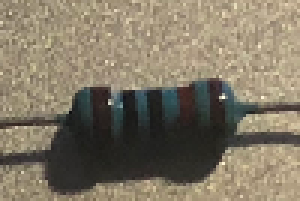
#> input picture test.png, 100 x 67 px, given in place of 3 BROWN BLACK BLACK ORANGE BROWN.jpg, which was not available (shown 3 times larger)
$ python create_images.py
#> lines starting #> are read from the running program, lines starting #| are printed output that depends on the picture; after the words box and inside, x2 and y2 are one past the last pixel; in counts of white or black regions, pixels touching at a corner belong together; pictures that were not available may be replaced by others from this repository, and a replacement may not be noted
### preprocess_pipe.py
import cv2
import numpy as np
from util import *
import sys

#Image of resistor

def pipeline(img_path):

    frame = cv2.imread(img_path, 1)
#> frame is the input picture: shape (67, 100, 3); mean B, G, R 101.2, 119.7, 129.5

    hue = [29.136690647482013, 114.29541595925298]
    sat = [107.77877697841727, 255.0]
    val = [64.20863309352518, 255.0]

    cv2.imshow("contours data", frame)
    cv2.waitKey(0)

    out = cv2.cvtColor(frame, cv2.COLOR_BGR2HSV)
#> out: shape (67, 100, 3); mean H, S, V 25.5, 54.7, 130.5
    cv2.imshow("contours data", out)
    cv2.waitKey(0)
    filtered = cv2.inRange(out, (hue[0], sat[0], val[0]),  (hue[1], sat[1], val[1]))
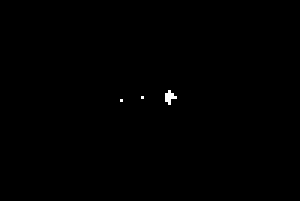
#> filtered: shape (67, 100) (shown 3 times larger); 0.19% white in thin lines or dots, all inside (x1, y1, x2, y2) = (40, 30, 59, 35)
    cv2.imshow("contours data", filtered)
    cv2.waitKey(0)

    """
    c, hierarchy = cv2.findContours(filtered, cv2.RETR_TREE, cv2.CHAIN_APPROX_SIMPLE)
    thresh2Color = cv2.cvtColor(filtered, cv2.COLOR_GRAY2RGB)
    cv2.drawContours(thresh2Color, c, -1, (0, 255, 0), 2)

    cv2.imshow("contours data", thresh2Color)
    cv2.waitKey(0)

    # calculate moments of binary image
    M = cv2.moments(filtered)

    # calculate x,y coordinate of center
    cX = int(M["m10"] / M["m00"])
    cY = int(M["m01"] / M["m00"])

    # put text and highlight the center
    cv2.circle(thresh2Color, (cX, cY), 30, (255, 0, 0), 30)
    cv2.putText(thresh2Color, "centroid", (cX - 200, cY - 200), cv2.FONT_HERSHEY_SIMPLEX, 5, (255, 0, 0), 10)

    for cnt in c:
        x,y,w,h = cv2.boundingRect(cnt)
        cv2.rectangle(thresh2Color,(x,y),(x+w,y+h),(0,255,0),2)

    cv2.imshow("masked data", thresh2Color)
    cv2.waitKey(0)
    """

    y1,y2,x1,x2 = massCrop(filtered, 0.10, 10)
    # [6 lines of commented-out code are left out]

    mask_reverse = cv2.bitwise_not(filtered)
    cv2.imshow("masked reverse data", mask_reverse)
    cv2.waitKey(0)

    #masked_out = cv2.bitwise_and(frame, frame, mask=mask_reverse)
    masked_out = frame

    #cv2.imshow("masked data", masked_out)
    #cv2.waitKey(0)

    cropped_out = masked_out[y1:y2, x1:x2, :]
    #print(cropped_out.shape)

    cv2.imshow("cropped data", cropped_out)
    cv2.imshow("cropped data2", filtered[y1:y2, x1:x2])
    cv2.imshow("cropped data3", mask_reverse[y1:y2, x1:x2])
    cv2.waitKey(0)

    # squish_out = cutOffWhite(cropped_out, mask_reverse[y1:y2, x1:x2])
    #cv2.imshow("squish data", squish_out)
    #cv2.waitKey(0)

    fin_img = cv2.resize(cropped_out, (600, 300), interpolation = cv2.INTER_AREA)
    cv2.imshow("resized", fin_img)
    cv2.waitKey(0)

    # [11 lines of commented-out code are left out]

    split_images = splitImgToX(fin_img, 5)
    #split_images = [img for i, img in enumerate(split_images) if i % 2 == 0]
    #print(len(split_images))

    adjusted_images = []
    for i, img in enumerate(split_images):
        # crop
        img = img[50:250,40:100,:]

        #cv2.imshow(str(i), img)
        #cv2.waitKey(0)

        # glare mask
        glare_mask = create_mask(img)
        indices = np.where(glare_mask == 255)

        # get non masked pixels
        nonMasked = np.where(glare_mask == 0)
        nonMaskedP = img[nonMasked[0], nonMasked[1], :]

        # get black pixels
        blackPixels = np.where(img == 0)

        domColor, foundColor = getDomColor(nonMaskedP)

        if foundColor != False:
            img[indices[0], indices[1], :] = domColor
            if not (domColor == (0, 0, 0)).all():
                img[blackPixels[0], blackPixels[1], :] = domColor

        img = cv2.bilateralFilter(img,9,75,75)
        img = cv2.medianBlur(img,5)
        img = cv2.GaussianBlur(img,(5,5),0)

        #img = cv2.inpaint(img, create_mask(img), 21, cv2.INPAINT_TELEA)
        cv2.imshow(str(i), img)
        adjusted_images.append(img)
    cv2.waitKey(0)

    cv2.imshow("test", fin_img)
    cv2.waitKey(0)

    return np.array(adjusted_images), fin_img

#pipeline('test5.jpeg')
pipeline('./data/DATASET/data/3 BROWN BLACK BLACK ORANGE BROWN.jpg')

#pipeline(sys.argv[1])

"""
c, hierarchy = cv2.findContours(squish_out, cv2.RETR_TREE, cv2.CHAIN_APPROX_SIMPLE)
thresh2Color = cv2.cvtColor(squish_out, cv2.COLOR_GRAY2RGB)
cv2.drawContours(thresh2Color, c, -1, (0, 255, 0), 2)

cv2.imshow("contours data", thresh2Color)
cv2.waitKey(0)
"""


"""
parent = hierarchy[0, :, 3]

# Find parent contour with the maximum number of child contours
# Use np.bincount for counting the number of instances of each parent value.
# https://docs.scipy.org/doc/numpy/reference/generated/numpy.bincount.html#numpy.bincount
hist = np.bincount(np.maximum(parent, 0))
max_n_childs_idx = hist.argmax()

# Get the contour with the maximum child contours
c = c[max_n_childs_idx]

# Get bounding rectangle
x, y, w, h = cv2.boundingRect(c)
print(x)
print(y)
print(w)
print(h)

# Crop the bounding rectangle out of img
thresh2Color = thresh2Color[y:y+h, x:x+w, :]
gray = cv2.cvtColor(thresh2Color, cv2.COLOR_BGR2GRAY)

cv2.imshow("masked data", gray)
cv2.waitKey(0)
"""

"""
BoundingBoxX = int(frame.shape[0] / 4)
BoundingBoxY = int(frame.shape[1] / 4)
BoundingBoxW = int(frame.shape[1] / 4 + frame.shape[1] / 2)
BoundingBoxH = int(frame.shape[0] / 4 + frame.shape[0] / 2)

#Scales image down to 30% of size
scale_percent = 10  # percent of original size
width = int(frame.shape[1] * scale_percent / 100)
height = int(frame.shape[0] * scale_percent / 100)
dim = (width, height)
resized = cv2.resize(frame, dim, interpolation=cv2.INTER_AREA)

# Median Blur
median = cv2.medianBlur(frame, 23)

#Converts image to gray scale
img = cv2.cvtColor(median, cv2.COLOR_BGR2GRAY)

#Applys threshold
thresh2 = cv2.adaptiveThreshold(img, 255, cv2.ADAPTIVE_THRESH_GAUSSIAN_C,
                                cv2.THRESH_BINARY, 49, 5)

cv2.imshow("Mean Adaptive Thresholding", thresh2)
cv2.waitKey(0)

mask = cv2.bitwise_not(thresh2)
masked_data = cv2.bitwise_and(frame, frame, mask=mask)
cv2.imshow("masked data", masked_data)
cv2.waitKey(0)

#287 y
#383 x
#Inverts Threshold
thresh2 = cv2.bitwise_not(thresh2)

#Find contours, and displays contours as green
contours, hierarchy = cv2.findContours(thresh2, cv2.RETR_TREE, cv2.CHAIN_APPROX_SIMPLE)
thresh2Color = cv2.cvtColor(thresh2, cv2.COLOR_GRAY2RGB)
cv2.drawContours(thresh2Color, contours, -1, (0, 255, 0), 2)

#Creates bounding box for anaylsis
cv2.rectangle(thresh2Color, (BoundingBoxX, BoundingBoxY), (BoundingBoxW, BoundingBoxH), (0, 0, 255), 2)

#Displays video with contours
cv2.imshow('video', thresh2Color)
"""

#capture.release()
#cv2.destroyAllWindows()

### util.py
import cv2
import numpy as np
from skimage import measure


def massCrop(img, tolerance, counter):

    # top to bottom
#> called with tolerance = 0.1, counter = 10
    y1 = 0
    y2 = img.shape[0]
#> y2 = 67
    x1 = 0
    x2 = img.shape[1]
#> x2 = 100

    oldMass = np.sum(img)/100
#> oldMass = 33.15
    while True:
        newMass = np.sum(img[counter:])/100
        #print(abs((newMass - oldMass)/oldMass))
        if abs((newMass - oldMass)/oldMass) < tolerance:
            img = img[counter:]
            y1 = y1 + counter
        else:
            break
#> this loop made 4 passes
#> newMass on passes 1 to 4: 33.15, 33.15, 33.15, 0
#> pass 1, in massCrop, `img = img[counter:]`:
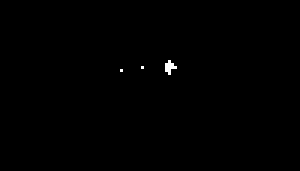
#> img: shape (57, 100) (shown 3 times larger); 0.23% white in thin lines or dots, all inside (x1, y1, x2, y2) = (40, 20, 59, 25)
#> pass 2, in massCrop, `img = img[counter:]`:
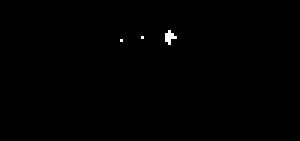
#> img: shape (47, 100) (shown 3 times larger); 0.28% white in thin lines or dots, all inside (x1, y1, x2, y2) = (40, 10, 59, 15)
#> pass 3, in massCrop, `img = img[counter:]`:
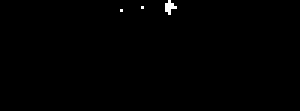
#> img: shape (37, 100) (shown 3 times larger); 0.35% white in thin lines or dots, all inside (x1, y1, x2, y2) = (40, 0, 59, 5)
#> after the loop, y1 = 30

    # bottom to top
    oldMass = np.sum(img)/100
    while True:
        newMass = np.sum(img[:img.shape[0] - counter])/100
        #print(abs((newMass - oldMass)/oldMass))
        if abs((newMass - oldMass)/oldMass) < tolerance:
            img = img[:img.shape[0] - counter]
            y2 = y2 - counter
        else:
            break
#> this loop made 5 passes
#> pass 1, in massCrop, `img = img[:img.shape[0] - counter]`:
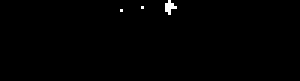
#> img: shape (27, 100) (shown 3 times larger); 0.48% white in thin lines or dots, all inside (x1, y1, x2, y2) = (40, 0, 59, 5)
#> after the loop, y2 = 27

    # right to left
    oldMass = np.sum(img)/100
#> oldMass = 30.6
    while True:
        newMass = np.sum(img[:, counter:])/100
        #print(abs((newMass - oldMass)/oldMass))
        if abs((newMass - oldMass)/oldMass) < tolerance:
            img = img[:, counter:]
            x1 = x1 + counter
        else:
            break
#> this loop made 5 passes
#> newMass on passes 1 to 5: 30.6, 30.6, 30.6, 30.6, 25.5
#> after the loop, x1 = 40

    # left to right
    oldMass = np.sum(img)/100
    while True:
        newMass = np.sum(img[:, :img.shape[1] - counter])/100
        #print(abs((newMass - oldMass)/oldMass))
        if abs((newMass - oldMass)/oldMass) < tolerance:
            img = img[:, :img.shape[1] - counter]
            x2 = x2 - counter
        else:
            break
#> this loop made 5 passes
#> after the loop, x2 = 60

    return y1,y2,x1,x2


# [75 lines left out: functions cutOffWhite, splitImgToX, create_mask, getDomColor, not called in this run]

### create_images.py
from preprocess_pipe import *
#> in pipeline, `y1,y2,x1,x2 = massCrop(filtered, 0.10, 10)`: y1 = 30; y2 = 27; x1 = 40; x2 = 60
#> in pipeline, `cropped_out = masked_out[y1:y2, x1:x2, :]`: cropped_out = empty array
#> (the run stopped early here; a loop or call above may not have finished)
